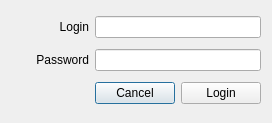
<?xml version="1.0" encoding="UTF-8"?>
<ui version="4.0">
 <class>LoginWindow</class>
 <widget class="QDialog" name="LoginWindow">
  <property name="geometry">
   <rect>
    <x>0</x>
    <y>0</y>
    <width>272</width>
    <height>123</height>
   </rect>
  </property>
  <property name="windowTitle">
   <string>Dialog</string>
  </property>
  <layout class="QGridLayout" name="gridLayout">
   <item row="0" column="0">
    <widget class="QLabel" name="lblLogin">
     <property name="text">
      <string>Login</string>
     </property>
     <property name="alignment">
      <set>Qt::AlignRight|Qt::AlignTrailing|Qt::AlignVCenter</set>
     </property>
    </widget>
   </item>
   <item row="1" column="0">
    <widget class="QLabel" name="lblPassword">
     <property name="text">
      <string>Password</string>
     </property>
     <property name="alignment">
      <set>Qt::AlignRight|Qt::AlignTrailing|Qt::AlignVCenter</set>
     </property>
    </widget>
   </item>
   <item row="2" column="1">
    <widget class="QPushButton" name="btnCancel">
     <property name="text">
      <string>Cancel</string>
     </property>
    </widget>
   </item>
   <item row="2" column="2">
    <widget class="QPushButton" name="btnLogin">
     <property name="text">
      <string>Login</string>
     </property>
    </widget>
   </item>
   <item row="1" column="1" colspan="2">
    <widget class="QLineEdit" name="txtPassword">
     <property name="echoMode">
      <enum>QLineEdit::Password</enum>
     </property>
    </widget>
   </item>
   <item row="0" column="1" colspan="2">
    <widget class="QLineEdit" name="txtLogin"/>
   </item>
  </layout>
 </widget>
 <tabstops>
  <tabstop>txtLogin</tabstop>
  <tabstop>txtPassword</tabstop>
  <tabstop>btnLogin</tabstop>
  <tabstop>btnCancel</tabstop>
 </tabstops>
 <resources/>
 <connections/>
</ui>
